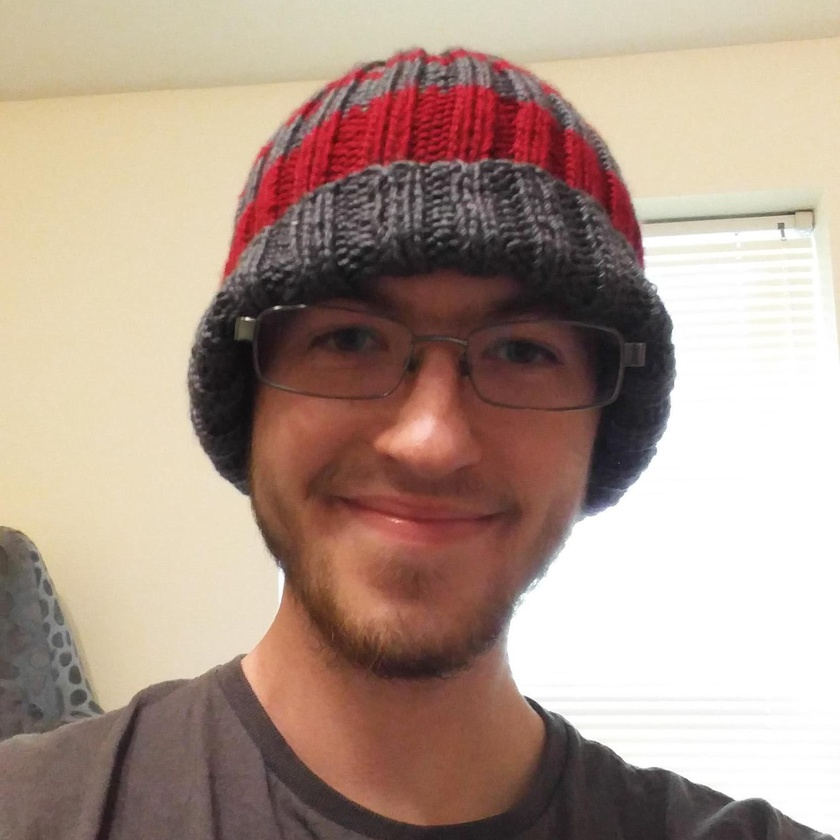
#> input picture images/20161014_154131.jpg, 840 x 840 px, shrunk from 1674 x 1674 before the run, found by its file name
$ python imagefix.py
#> lines starting #> are read from the running program, lines starting #| are printed output that depends on the picture
from PIL.ExifTags import TAGS
from PIL import Image

image_file = "C:/Users/konno/Documents/GitKraken/konnorandrews.github.io/images/20161014_154131.jpg"
im = Image.open(image_file)
#> im is the input picture: PIL image 840x840 RGB; mean R, G, B 175, 152.7, 139.5

# [4 lines of commented-out code are left out]

im.transpose(Image.ROTATE_270).save(image_file)
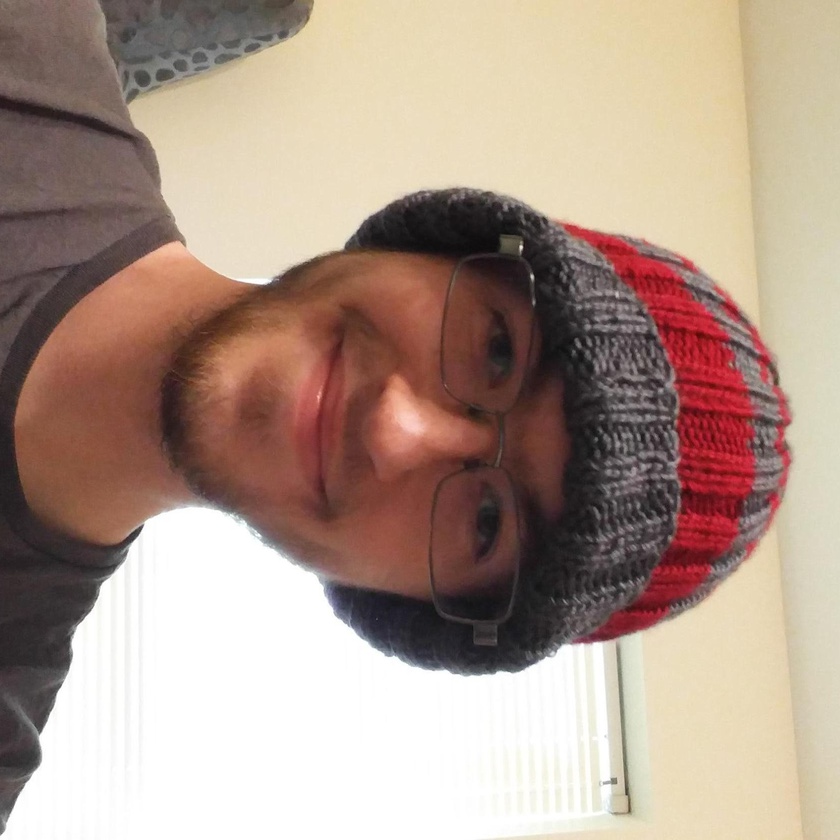
#> saved as 20161014_154131.jpg: PIL image 840x840 RGB; mean R, G, B 175, 152.7, 139.5
